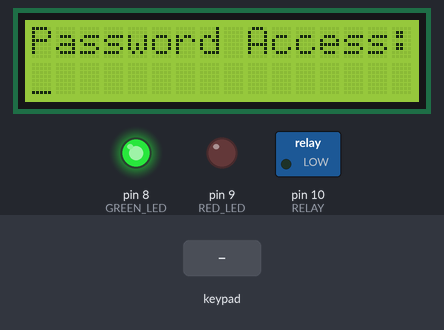
This sketch was run on a simulated Arduino Uno, built with avr-gcc and run on an emulated ATmega328P. Parts: 16×2 character LCD, switched loads named in the sketch (green lamp = pin HIGH), output pins drawn as LEDs (lit = HIGH). Inputs (shaded band) come from the test bench.

Above: at 1.2 s.
1.3 s: keypad keys 1 2 3 4 = pressed 0.4 s apart
At 3.7 s:
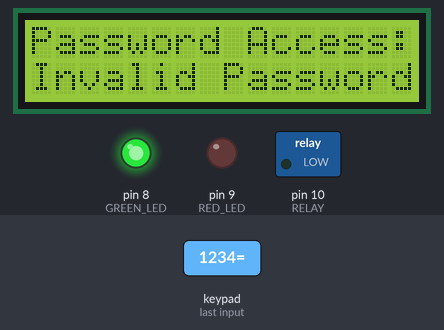
4.8 s: key '=' pressed
7.8 s: key '7' pressed
At 10.1 s:
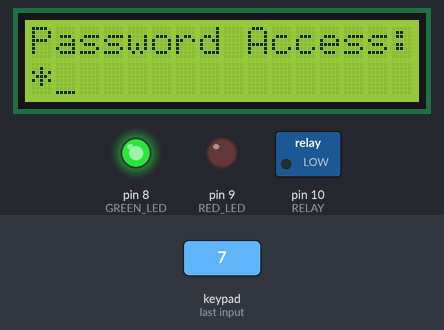
10.4 s: key '8' pressed
At 11.8 s:
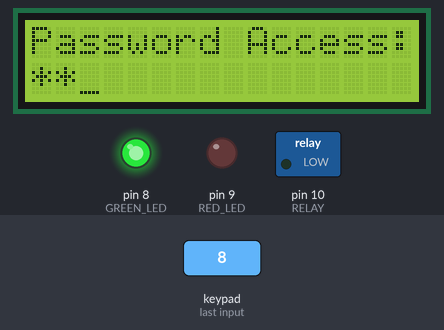
Timing chart, 0 to 12.9 s (numbered marks = the images above; inputs shaded):
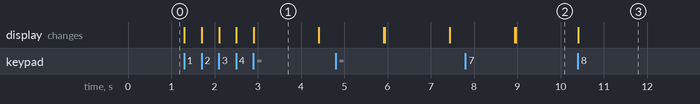

Measured:
- after the input at 1.3 s, the display: first changes at once (image 1 shows a later state)
- after the input at 7.8 s, the display: first differs from a run without the input after 1.2 s (image 2)
- after the input at 10.4 s, the display: changes at once (image 3)
- what the display in image 1 shows lasts 1.5 s, from 2.9 s to 4.4 s

The sketch:

DigitalLockCircuit.ino
```cpp
#include <LiquidCrystal.h>
#include <Keypad.h>

#define RED_LED 9
#define GREEN_LED 8
#define RELAY 10 // Lock Relay or Motor

LiquidCrystal lcd(12, 11, 7, 6, 5, 4);

// 4 rows
const byte ROWS = 4;
// 4 columns
const byte COLS = 4;

// define symbols on the buttons of the keypad
char hexaKeys[ROWS][COLS] = {
  {'7', '8', '9', '/'},
  {'4', '5', '6', '*'},
  {'1', '2', '3', '-'},
  {'C', '0', '=', '+'}
};

// connect to the row pinouts of the keypsd
byte rowPins[ROWS] = {3, 2, A5, A4};
// connect to the column pinouts of the keypad
byte colPins[COLS] = {A3, A2, A1, A0};

// initialize an instance of class Keypad
Keypad customKeypad = Keypad( makeKeymap(hexaKeys), rowPins, colPins, ROWS, COLS);

char keyCount = 0;
char code[4]; // Hold pressed keys


void setup() {
  pinMode(RED_LED, OUTPUT);
  pinMode(GREEN_LED, OUTPUT);
  pinMode(RELAY, OUTPUT);

  lcd.begin(16, 2);

  lcd.print("Password Access:");
  lcd.setCursor(0,1);
  lcd.cursor();

  digitalWrite(GREEN_LED, HIGH); // Turn green led off
  digitalWrite(RED_LED, LOW); // Turn red led on
  digitalWrite(RELAY, LOW); // Turn off relay (Locked)

}

void loop() {
  char customKey = customKeypad.getKey();
  if (customKey && (keyCount < 4) && (customKey != '=') && (customKey != 'C')) {
    code[keyCount] = customKey;
    // lcd.print(customKey);
    lcd.print("*"); // To display hidden entered keys
    keyCount++;
  }

  if (customKey == 'C') {
    lock(); // Lock and clear display
  }

  if (customKey == '=') { // Check Password and unlock
    if ((code[0] == '2') && (code[1] == '0') && (code[2] == '2') && (code[3] == '2')) { // Password is 2022
      lcd.setCursor(0,1);
      lcd.print("Door Open       ");
      digitalWrite(GREEN_LED, LOW); // Turn green on
      digitalWrite(RED_LED, HIGH); // Turn red off
      digitalWrite(RELAY, HIGH); // Turn on relay (unlocked)

      delay(4000); // Keep door open for 4 seconds
      lock();
    } else {
      lcd.setCursor(0,1);
      lcd.print("Invalid Password");
      delay(1500);
      lock();
    }
  }
}


void lock() {
  lcd.setCursor(0, 1);
  lcd.print("Door locked       ");
  delay(1500);
  lcd.setCursor(0, 1);
  lcd.print("              "); // Clear
  lcd.setCursor(0, 1);
  keyCount = 0;
  digitalWrite(GREEN_LED, HIGH); // Turn off green led
  digitalWrite(RED_LED, LOW); // Turn on red led
  digitalWrite(RELAY, LOW); // Turn off relay
}
```
